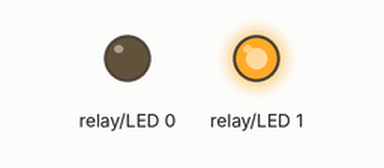
This program was run on a simulated Raspberry Pi (BCM pin numbers) with a PiFace Digital. On the bench: output pins drawn as LEDs (lit = HIGH). Files the program writes start out absent; files that are not in the repository are absent; what the program prints to the terminal is not drawn. At 0.5 s the program stops and its outputs stay as they are.

Above: at 0.15 s.
At 0.6 s:
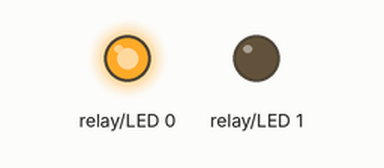
Timing chart, 0 to 2.0 s (numbered marks = the images above):
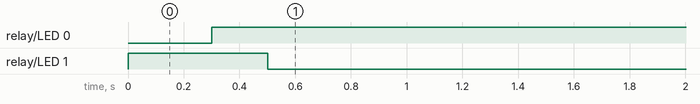

The program:

set_power.py
```python
# -*- coding: utf-8 -*-
import pifacedigitalio
import time

def main(*args):
    power = int()
    ## Cycle de démarrage de PC
    try:
        with open('state.txt','r') as state:
            power = int(state.read())
    except:
        print 'ERREUR STATE READ'

    if power == 0:
        pifacedigitalio.init()
        pifacedigitalio.digital_write(1,1)
        time.sleep(0.3)
        pifacedigitalio.digital_write(0,1)
        time.sleep(0.2)
        pifacedigitalio.digital_write(1,0)
        with open ('state.txt','w') as state:
            state.write('1')
    if power == 1:
        pifacedigitalio.init()
        with open ('state.txt','w') as state:
            state.write('0')

if __name__ == "__main__":
    main()
```

Measured:
- by itself, relay/LED 0: LOW → HIGH at 0.30 s
- by itself, relay/LED 1: LOW → HIGH at 0.00 s, → LOW 0.50 s later
